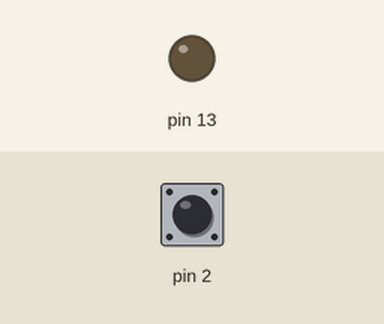
This sketch was run on a simulated Arduino Uno, built with avr-gcc and run on an emulated ATmega328P. Parts: output pins drawn as LEDs (lit = HIGH). Dashed ring = blinking. The test bench sets the inputs (shaded band); at power-on: pin 2 HIGH. What the sketch prints to the serial monitor is not drawn.

Above: at 1.2 s.
1.3 s: pin 2 pulled LOW for 0.15 s
At 1.37 s:
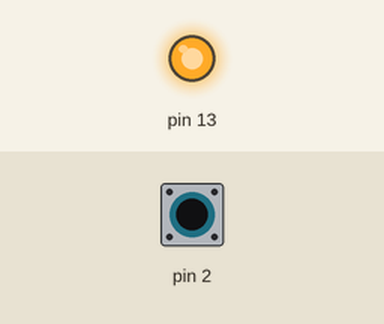
2.9 s: pin 2 pulled LOW for 1 s
At 5.1 s:
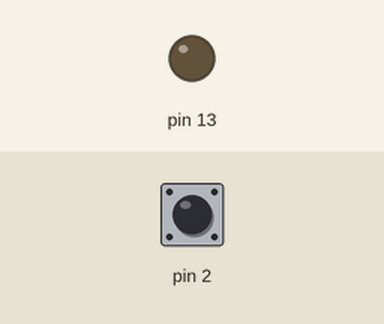
5.4 s: pin 2 pulled LOW for 3.2 s
At 6.2 s:
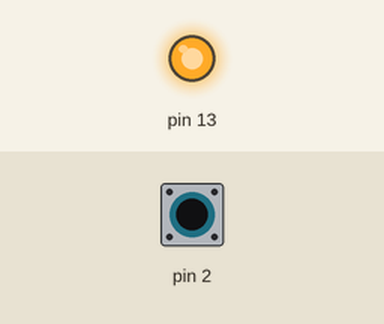
10.1 s: pin 2 pulsed LOW 2 times (0.12 s each, 0.3 s apart)
At 10.16 s:
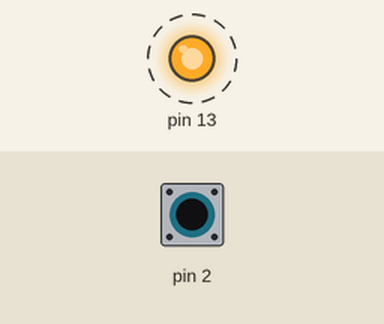
12.2 s: pin 2 pulsed LOW 5 times (0.12 s each, 0.3 s apart)
At 14.3 s:
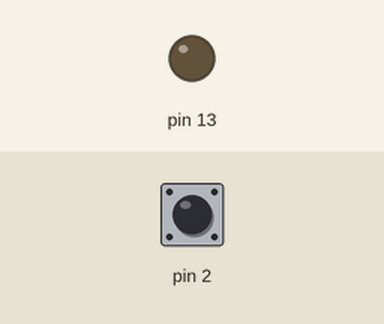
Timing chart, 0 to 15.8 s (numbered marks = the images above; inputs shaded):
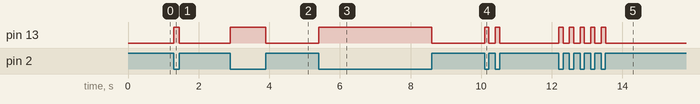

The sketch:

Button_Memory.ino
```cpp
void setup()
{
  pinMode (2, INPUT_PULLUP);

  pinMode (13, OUTPUT);
  digitalWrite(13, LOW);

  Serial.begin(9600);
  /*
  Anton Code
  pinMode ( 2, INPUT);
  pinMode ( 13, LOW);
  */
}

void loop()
{
  if(digitalRead(2))
    digitalWrite(13, LOW);
    //Serial.write('*');
  else
    {
      digitalWrite(13, HIGH);
      Serial.write('*'); //이럴 경우 *가 버튼이 눌러졌을때 수도없이 써진다
    }
 /*Anton Code
  Serial.read(2);
    if (Serial.read (1))
    {
      pinMode(13, HIGH);
    }
    else
    {
      pinMode(13, LOW);
    }
  */

}
```

Measured:
- after the input at 1.3 s, pin 13: LOW → HIGH at once, → LOW 0.15 s later
- after the input at 2.9 s, pin 13: LOW → HIGH at once, → LOW 1.0 s later
- after the input at 5.4 s, pin 13: LOW → HIGH at once, → LOW 3.2 s later
- after the input at 10.1 s, pin 13: alternates HIGH for 0.12 s and LOW for 0.18 s, 4 changes in all, then stays LOW, starting at once
- after the input at 12.2 s, pin 13: alternates HIGH for 0.12 s and LOW for 0.18 s, 10 changes in all, then stays LOW, starting at once
